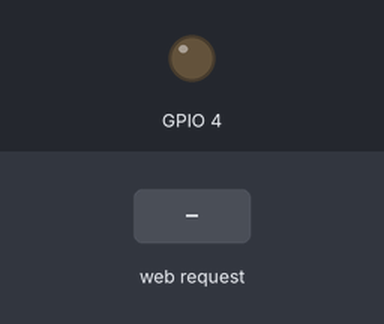
A sketch run on a simulated ESP32. Shown: output pins drawn as LEDs (lit = HIGH). Inputs (shaded band) come from the test bench. WiFi joins after 1.5 s; servers stay silent unless stated; what the sketch prints to the serial monitor is not drawn.

Above: at 3.2 s.
3.3 s: HTTP request GET /led/on received
At 4.5 s:
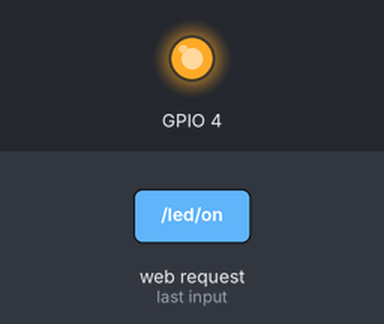
4.8 s: HTTP request GET /led/off received
At 5.8 s:
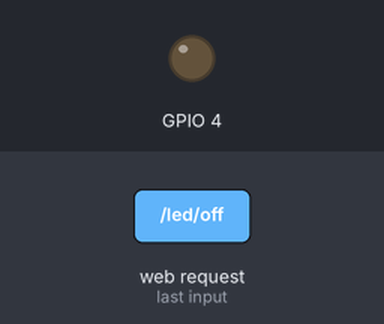
Timing chart, 0 to 7.8 s (numbered marks = the images above; inputs shaded):
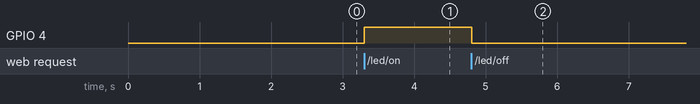

The sketch:

LED_on_off.ino
```cpp
#include <WiFi.h>
#include <ESPAsyncWebServer.h>

const char* ssid = "";
const char* password = "";

AsyncWebServer server(80);

const char index_html[] PROGMEM = R"rawliteral(
<!DOCTYPE HTML><html>
<body>
  <button onclick="location.href='/led/on'">Turn LED ON</button><br>
  <button onclick="location.href='/led/off'">Turn LED OFF</button><br>
</body>
</html>
)rawliteral";

void setup() {
  // Serial port for debugging purposes
  Serial.begin(115200);

  pinMode(4, OUTPUT);

  // Connect to Wi-Fi
  WiFi.begin(ssid, password);
  while (WiFi.status() != WL_CONNECTED) {
    delay(1000);
    Serial.println("Connecting to WiFi...");
  }
  Serial.println(WiFi.localIP());

  // Route for root / web page
  server.on("/", HTTP_GET, [](AsyncWebServerRequest *request){
    request->send_P(200, "text/html", index_html);
  });

  // Route to set GPIO to HIGH
  server.on("/led/on", HTTP_GET, [](AsyncWebServerRequest *request){
    digitalWrite(4, HIGH);
    request->send_P(200, "text/plain", "LED is ON");
  });

  // Route to set GPIO to LOW
  server.on("/led/off", HTTP_GET, [](AsyncWebServerRequest *request){
    digitalWrite(4, LOW);
    request->send_P(200, "text/plain", "LED is OFF");
  });

  // Start server
  server.begin();
}

void loop() {
  // put your main code here, to run repeatedly:
}
```

Measured:
- after the input at 3.3 s, GPIO 4: LOW → HIGH at once
- after the input at 4.8 s, GPIO 4: HIGH → LOW at once
